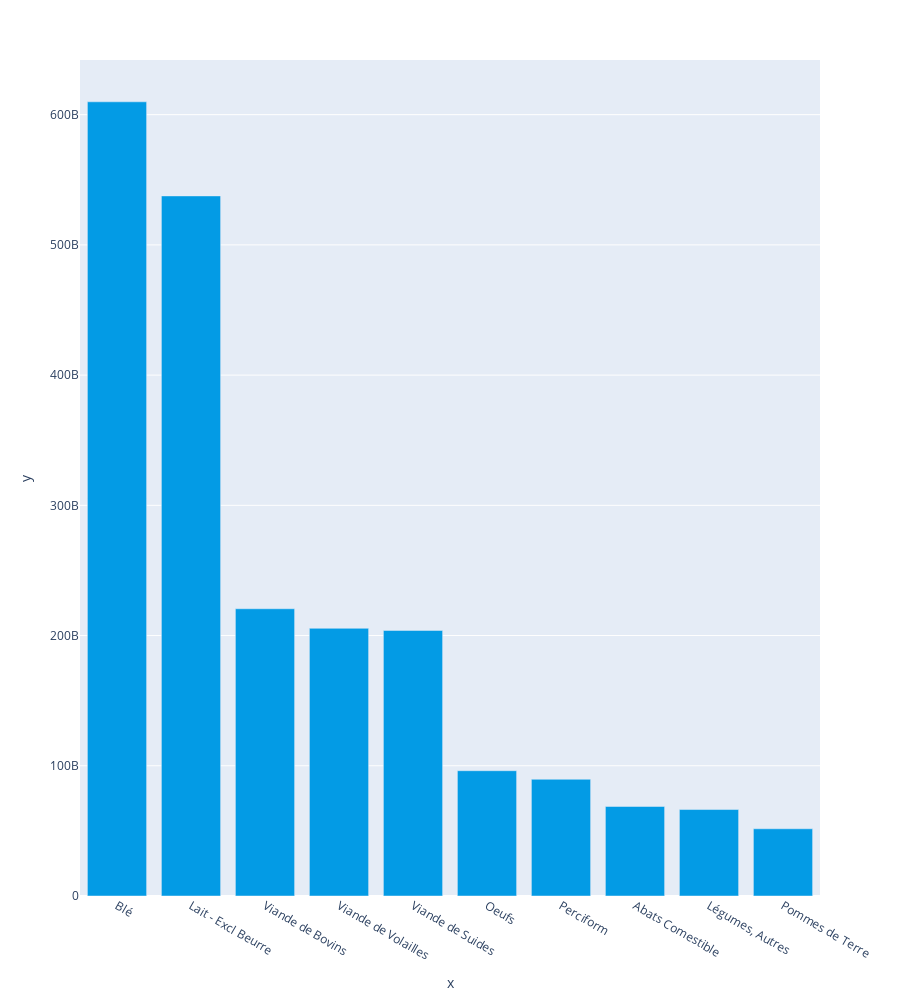

The code cell stored with this chart in its notebook:
### Code cell
df=m_df_protéinesKg
df=df[df['Pays']=='France']

df.sort_values(by='protéinesg', ascending=False, inplace=True )
df_kcal.head(10)
fig = px.bar(x=df.head(10).Produit,y=df.head(10).protéinesg, height=1000, color_discrete_sequence=color_list_bar)
fig.show()

### Figure 1 — Plotly figure (JSON) as saved in the notebook; plotly's stock layout.template omitted (floating-point values rounded to 4 significant figures)
{"data": [{"alignmentgroup": "True", "hovertemplate": "x=%{x}<br>y=%{y}<extra></extra>", "legendgroup": "", "marker": {"color": "#039be5", "pattern": {"shape": ""}}, "name": "", "offsetgroup": "", "orientation": "v", "showlegend": false, "textposition": "auto", "type": "bar", "x": ["Blé", "Lait - Excl Beurre", "Viande de Bovins", "Viande de Volailles", "Viande de Suides", "Oeufs", "Perciform", "Abats Comestible", "Légumes, Autres", "Pommes de Terre"], "xaxis": "x", "y": [609886927850, 537610985650, 220582421000, 205564043400, 203921408350, 96210000000.0, 89640941300, 68756009950, 66409388450, 51625673000], "yaxis": "y"}], "layout": {"barmode": "relative", "height": 1000, "legend": {"tracegroupgap": 0}, "margin": {"t": 60}, "xaxis": {"anchor": "y", "domain": [0, 1], "title": {"text": "x"}}, "yaxis": {"anchor": "x", "domain": [0, 1], "title": {"text": "y"}}}}
